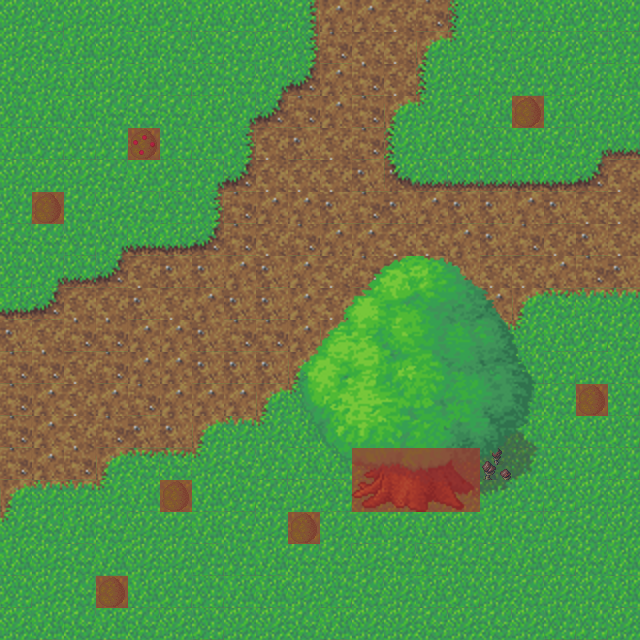

Below is a game level as drawn by its tile map, then a one-line description and the .tmx that defines it (tile-layer data replaced by summaries):
An orthogonal 20x20 tile map with 32x32 px tiles, 4 tile layers (Background, Foreground, Top, Metadata), 6 tilesets.

<map version="1.0" orientation="orthogonal" renderorder="right-down" width="20" height="20" tilewidth="32" tileheight="32" nextobjectid="5">
 <tileset firstgid="1" name="grass-tiles-2-small" tilewidth="32" tileheight="32" tilecount="72">
  <image source="grass-tiles-2-small.png" width="384" height="192" />
  <tile id="46">
   <objectgroup draworder="index" />
  </tile>
 </tileset>
 <tileset firstgid="73" name="tree2-final" tilewidth="32" tileheight="32" tilecount="64">
  <image source="tree2-final.png" width="256" height="256" />
 </tileset>
 <tileset firstgid="137" name="littleshrooms_0" tilewidth="32" tileheight="32" tilecount="1">
  <image source="littleshrooms_0.png" width="32" height="40" />
 </tileset>
 <tileset firstgid="138" name="qubodup-bush_0" tilewidth="32" tileheight="32" tilecount="1">
  <image source="qubodup-bush_0.png" width="32" height="32" />
 </tileset>
 <tileset firstgid="139" name="qubodup-bush_berries_0" tilewidth="32" tileheight="32" tilecount="1">
  <image source="qubodup-bush_berries_0.png" width="32" height="32" />
 </tileset>
 <tileset firstgid="140" name="metadata" tilewidth="32" tileheight="32" tilecount="16">
  <image source="metadata.png" width="128" height="128" />
  <tile id="0">
   <properties>
    <property name="Collidable" value="true" />
   </properties>
  </tile>
 </tileset>
 <layer name="Background" width="20" height="20">
  <data>[400 cells, 400 non-empty, 21 distinct tile ids]</data>
 </layer>
 <layer name="Foreground" width="20" height="20">
  <data>[400 cells, 16 non-empty, 11 distinct tile ids]</data>
 </layer>
 <layer name="Top" width="20" height="20">
  <data>[400 cells, 56 non-empty, 56 distinct tile ids]</data>
 </layer>
 <layer name="Metadata" width="20" height="20">
  <data>[400 cells, 15 non-empty, 1 distinct tile ids]</data>
 </layer>
</map>
